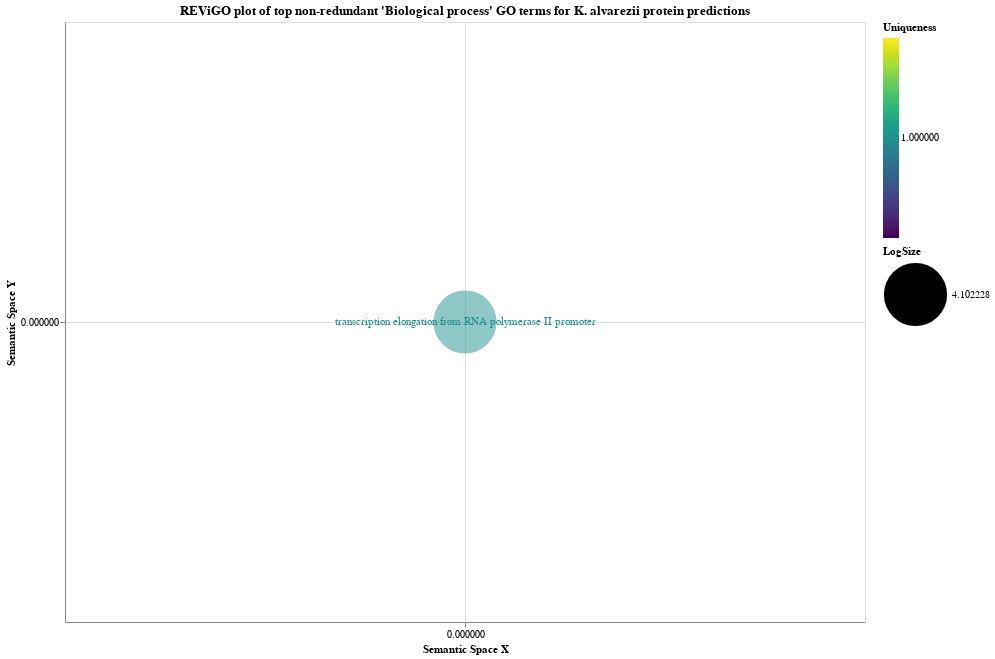

Notebook code for this chart:
### Code cell
plots[1]

### Figure 1 — Vega-Lite specification as saved in the notebook (floating-point values rounded to 4 significant figures)
{"config": {"view": {"continuousWidth": 400, "continuousHeight": 300}}, "layer": [{"mark": {"type": "point", "fillOpacity": 0.5, "filled": true}, "encoding": {"color": {"type": "quantitative", "field": "Uniqueness", "scale": {"scheme": "viridis"}}, "size": {"type": "quantitative", "field": "LogSize", "scale": {"base": 0, "domain": [4.102, 4.102], "range": [1000, 7000]}}, "tooltip": [{"type": "nominal", "field": "TermID"}, {"type": "nominal", "field": "Name"}, {"type": "quantitative", "field": "Frequency"}, {"type": "quantitative", "field": "LogSize"}, {"type": "quantitative", "field": "Uniqueness"}, {"type": "quantitative", "field": "Dispensability"}], "x": {"type": "quantitative", "field": "PlotX", "title": "Semantic Space X"}, "y": {"type": "quantitative", "field": "PlotY", "title": "Semantic Space Y"}}, "selection": {"selector020": {"type": "interval", "bind": "scales", "encodings": ["x", "y"]}}}, {"mark": "text", "encoding": {"color": {"type": "quantitative", "field": "Uniqueness", "scale": {"scheme": "viridis"}}, "text": {"type": "nominal", "field": "Name"}, "x": {"type": "quantitative", "field": "PlotX", "title": "Semantic Space X"}, "y": {"type": "quantitative", "field": "PlotY", "title": "Semantic Space Y"}}}], "data": {"name": "data-2b3439378fbfabf6851b0319ede38d80"}, "height": 600, "title": "REViGO plot of top non-redundant 'Biological process' GO terms for K. alvarezii protein predictions", "width": 800, "$schema": "https://vega.github.io/schema/vega-lite/v4.8.1.json", "datasets": {"data-2b3439378fbfabf6851b0319ede38d80": [{"TermID": "GO:0006368", "Name": "transcription elongation from RNA polymerase II promoter", "Frequency": 0.05227, "PlotX": 0.0, "PlotY": 0.0, "LogSize": 4.102, "Value": null, "Uniqueness": 1.0, "Dispensability": 0.0, "Representative": null, "Eliminated": false, "Subontology symbol": "BP", "Subontology": "Biological process"}]}}
